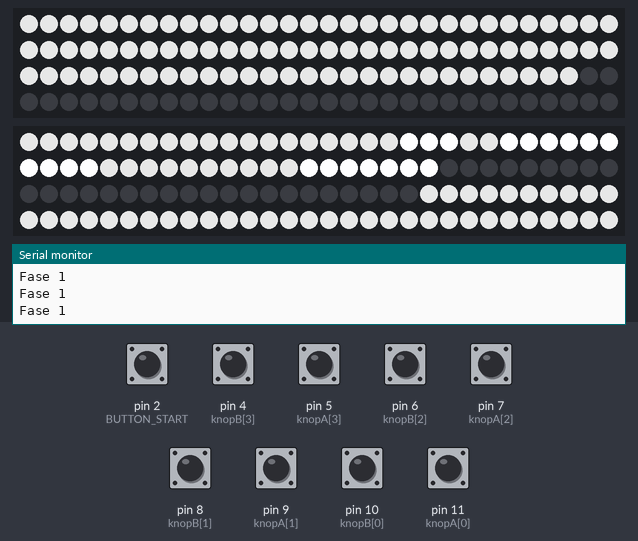
This sketch was run on a simulated Arduino Uno, built with avr-gcc and run on an emulated ATmega328P. On the bench: 2 × 120 RGB LEDs in strip order, left to right, continuing on the next row, the last lines printed to the serial monitor. Inputs (shaded band) come from the test bench; at power-on: pin 2 (BUTTON_START), pin 4 (knopB[3]), pin 5 (knopA[3]), pin 6 (knopB[2]), pin 7 (knopA[2]), pin 8 (knopB[1]), pin 9 (knopA[1]), pin 10 (knopB[0]), pin 11 (knopA[0]) HIGH. Dim RGB values are drawn brighter than linear.

Above: at 1.26 s.
1.3 s: pin 2 (BUTTON_START) pulled LOW for 0.15 s
At 2.2 s:
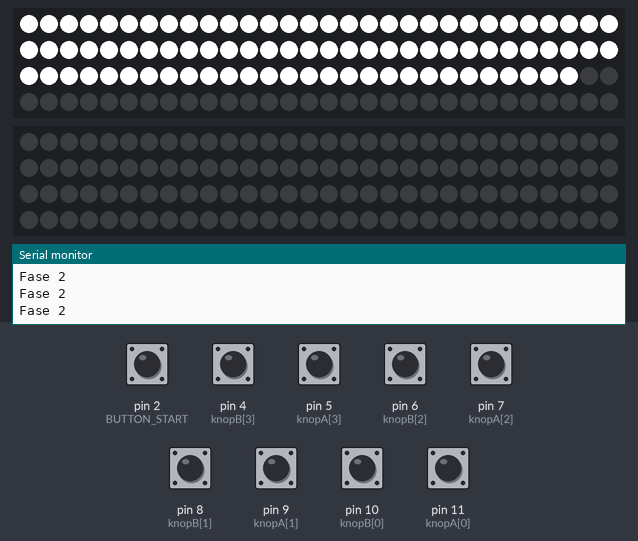
4.4 s: pin 4 (knopB[3]) pulled LOW for 0.15 s
6.2 s: pin 5 (knopA[3]) pulled LOW for 0.15 s
7.8 s: pin 6 (knopB[2]) pulled LOW for 0.15 s
At 8.23 s:
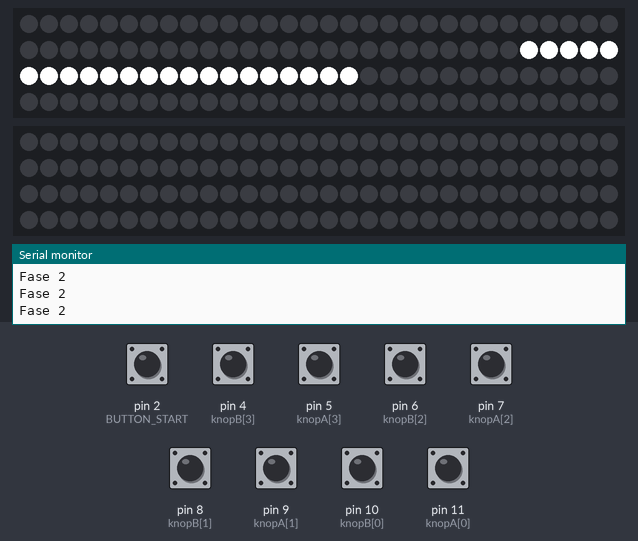
8.5 s: pin 7 (knopA[2]) pulled LOW for 0.15 s
At 10.2 s:
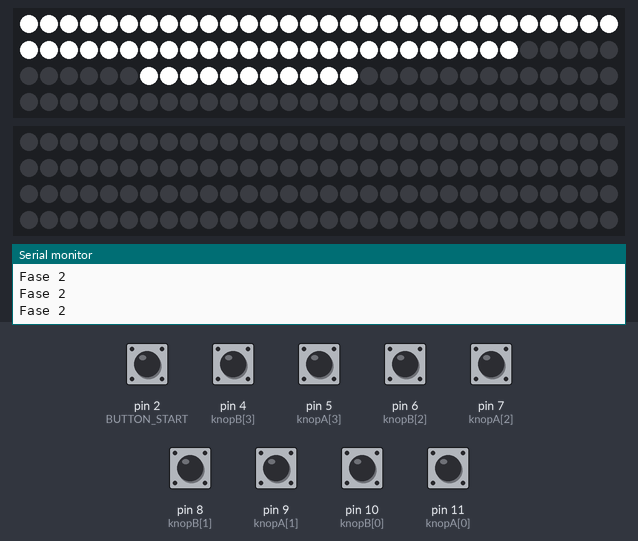
10.5 s: pin 10 (knopB[0]) pulled LOW for 0.15 s
At 12.63 s:
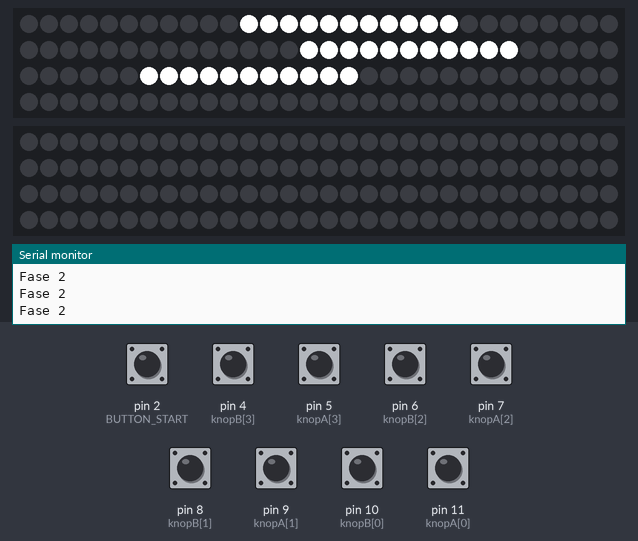

Measured:
- after the input at 1.3 s, the LEDs: change at once (image 1)

The sketch:

47a-kikkerKokenInput.ino
```cpp
#include <Adafruit_NeoPixel.h>

#define NUMPIXELS 120
#define GROEPEN 4  //Groepen van knoppen en leds

// Kikker-leds op strip A1 — na alle keuzes: allemaal ademen (zelfde als globale adem)
#define KIKKER1_EXTRA_START 19  // tegelijk met kikker 1 Kikker bovenin
#define KIKKER1_EXTRA_END 21    // Kikker bovenin

#define KIKKER1_START 44  // kikker onderin start bij led 44
#define KIKKER1_END 50
#define KIKKER2_START 51  // kikker 2 start bij led 51
#define KIKKER2_END 79


// Zone 44–79: tijdens rust geen adem op A1; na alle keuzes ademen die + extra 20–21
#define KIKKER_ZONE_START KIKKER1_START
#define KIKKER_ZONE_END KIKKER2_END

int maxHelderheid = 255;  //deze op 255 zetten om de maximale helderheid te krijgen
// Zachter ademen vóór start (fase 1); na startknop blijft fase 2 op maxHelderheid
const int maxHelderheidAdemFase1 = 90;
/// ADEM EFFECT
float angle = 0;
float pulseSpeed = 2;  //deze aanpassen, op 2 gaat het best oke

const unsigned long timeoutTijd = 5000;  // voordat hij terug gaat naar de ademstand in milliseconden

Adafruit_NeoPixel strip(NUMPIXELS, A0, NEO_GRBW + NEO_KHZ800);
Adafruit_NeoPixel strip1(NUMPIXELS, A1, NEO_GRBW + NEO_KHZ800);

/// KNOPPEN en hun pinnen
int knopA[GROEPEN] = { 11, 9, 7, 5 };  //deze zijn de pinnen van de knoppen A
int knopB[GROEPEN] = { 10, 8, 6, 4 };  //deze zijn de pinnen van de knoppen B

#define BUTTON_START 2  // pin van de startknop


// --======= LEDS EN HUN POSITIE hier staat de ledjes definitie
#define LEDS_PER_KNOP 11
// Startknop-leds op strip A1 — vast aan tijdens ademen tot ergens A of B is ingedrukt; ademen nooit
#define STARTKNOP_LED_START 24
#define STARTKNOP_LED_END 33

int startA[GROEPEN] = { 0, 22, 44, 66 };   // dit zijn de startposities van de A Leds
int startB[GROEPEN] = { 11, 33, 55, 77 };  // dit zijn de startposities van de B Leds


/// FASES
int fase = 1;

/// keuze van de knoppen
int keuze[GROEPEN] = { -1, -1, -1, -1 };

//onthouden voor starten van de timout
unsigned long laatsteInteractie = 0;

// Startknop-leds: vast max aan tijdens ademen; na eerste A/B false (uit bij adem), weer true na timeout→fase1
bool startknopLedsVastAan = true;

bool alleKeuzesGemaakt() {
  for (int i = 0; i < GROEPEN; i++) {
    if (keuze[i] == -1) return false;
  }
  return true;
}

void updateAdemHoek() {
  angle += pulseSpeed / 100.0;
  if (angle > TWO_PI) angle -= TWO_PI;
}

int ademHelderheidMetMax(int maxBr) {
  float intensity = (sin(angle) + 1.0) / 2.0;
  return (int)(intensity * maxBr);
}

int ademHelderheid() {
  return ademHelderheidMetMax(maxHelderheid);
}

void tekenLedBlokHelderheid(int start, int helderheid) {
  uint32_t kleur = strip.Color(helderheid, helderheid, helderheid, helderheid);
  for (int i = 0; i < LEDS_PER_KNOP; i++) {
    strip.setPixelColor(start + i, kleur);
  }
}

/// Alleen knop-leds op A0: A- en B-blok per groep dezelfde adem-helderheid
void ademKnopLedsA0() {
  int br = ademHelderheidMetMax(maxHelderheidAdemFase1);
  strip.clear();
  for (int g = 0; g < GROEPEN; g++) {
    tekenLedBlokHelderheid(startA[g], br);
    tekenLedBlokHelderheid(startB[g], br);
  }
  strip.show();
}

void setup() {
  strip.begin();
  strip.show();
  strip1.begin();
  strip1.show();
  pinMode(BUTTON_START, INPUT_PULLUP);
  for (int i = 0; i < GROEPEN; i++) {
    pinMode(knopA[i], INPUT_PULLUP);
    pinMode(knopB[i], INPUT_PULLUP);
  }
  Serial.begin(115200);
}

void loop() {
  updateAdemHoek();
  if (fase == 1) {
    ademEffect();
    Serial.println("Fase 1");
  }
  if (fase == 2) {
    ledsBijKnoppen();
    kikkerEffectA1();
    Serial.println("Fase 2");
  }
  leesKnoppen();
  checkTimeout();
}

/// ----------------------- KNOPPEN
void leesKnoppen() {
  if (digitalRead(BUTTON_START) == LOW) {  /// STARTKNOP
    fase = 2;
    laatsteInteractie = millis();  // voor de ademtimer
    for (int i = 0; i < GROEPEN; i++) {
      keuze[i] = -1;
    }
  }

  // de knoppen AB zijn pas actief na het indrukken van start
  if (fase == 2) {
    for (int i = 0; i < GROEPEN; i++) {
      if (digitalRead(knopA[i]) == LOW) {
        keuze[i] = 0;  //0 Dat is keuze A
        laatsteInteractie = millis();
        startknopLedsVastAan = false;
      }
      if (digitalRead(knopB[i]) == LOW) {
        keuze[i] = 1;  //1 Dat is keuze B
        laatsteInteractie = millis();
        startknopLedsVastAan = false;
      }
    }
  }
}


  /// ---------- Knop-leds fase 2: gekozen = vast; nog geen keuze = ademen (A en B tegelijk, geen knipperen)
  void ledsBijKnoppen() {
    int brAdem = ademHelderheid();
    strip.clear();
    for (int g = 0; g < GROEPEN; g++) {
      if (keuze[g] == 0) {
        tekenLedBlok(startA[g]);
      } else if (keuze[g] == 1) {
        tekenLedBlok(startB[g]);
      } else {
        tekenLedBlokHelderheid(startA[g], brAdem);
        tekenLedBlokHelderheid(startB[g], brAdem);
      }
    }
    strip.show();
  }

  void tekenLedBlok(int start) {
    uint32_t kleur = strip.Color(maxHelderheid, maxHelderheid, maxHelderheid, maxHelderheid);
    for (int i = 0; i < LEDS_PER_KNOP; i++) {
      strip.setPixelColor(start + i, kleur);
    }
  }

  /// timeout, dan gaat hij wer terug naar ademeen
  void checkTimeout() {
    if (fase == 2) {
      if (millis() - laatsteInteractie > timeoutTijd) {
        Serial.println("Timeout → terug naar ademstand");
        // keuzes wissen
        for (int i = 0; i < GROEPEN; i++) {
          keuze[i] = -1;
        }
        fase = 1;
        startknopLedsVastAan = true;
      }
    }
  }

  void ledstrip1uit() {
    strip1.fill(0);  // 0 is de kortste weg naar "alles uit"
    Serial.println("Komt hij hier wel");

    strip.show();
    strip1.show();
  }

  /// ---------- KIKKER EFFECT (strip A1): fase 2; als alle A/B gekozen: alle kikker-leds ademen tegelijk
  void kikkerEffectA1() {
    strip1.clear();
    if (!alleKeuzesGemaakt()) {
      strip1.show();
      return;
    }
    int br = ademHelderheid();
    uint32_t kleur = strip1.Color(br, br, br, br);
    for (int i = KIKKER1_EXTRA_START; i <= KIKKER1_EXTRA_END; i++) {
      strip1.setPixelColor(i, kleur);
    }
    for (int i = KIKKER1_START; i <= KIKKER1_END; i++) {
      strip1.setPixelColor(i, kleur);
    }
    for (int i = KIKKER2_START; i <= KIKKER2_END; i++) {
      strip1.setPixelColor(i, kleur);
    }
    strip1.show();
  }

  /// ---------- ADEM EFFECT (fase 1): knop-leds op A0 ademen; A1 ademt behalve kikker-zone; startknop vast of uit (nooit ademen)
  void ademEffect() {
    int brFase1 = ademHelderheidMetMax(maxHelderheidAdemFase1);
    uint32_t color = strip.Color(brFase1, brFase1, brFase1, brFase1);
    ademKnopLedsA0();
    strip1.fill(color);

    // Kikker 2 blijft uit in fase 1; kikker 1 moet juist mee ademen.
    for (int i = KIKKER2_START; i <= KIKKER2_END; i++) {
      strip1.setPixelColor(i, 0);
    }

    int brKikker1 = ademHelderheidMetMax(maxHelderheid);
    uint32_t kikker1Kleur = strip1.Color(brKikker1, brKikker1, brKikker1, brKikker1);
    for (int i = KIKKER1_EXTRA_START; i <= KIKKER1_EXTRA_END; i++) {
      strip1.setPixelColor(i, kikker1Kleur);
    }
    for (int i = KIKKER1_START; i <= KIKKER1_END; i++) {
      strip1.setPixelColor(i, kikker1Kleur);
    }

    uint32_t startKleur = strip1.Color(maxHelderheid, maxHelderheid, maxHelderheid, maxHelderheid);
    for (int i = STARTKNOP_LED_START; i <= STARTKNOP_LED_END; i++) {
      strip1.setPixelColor(i, startknopLedsVastAan ? startKleur : 0);
    }
    strip1.show();
  }
```
